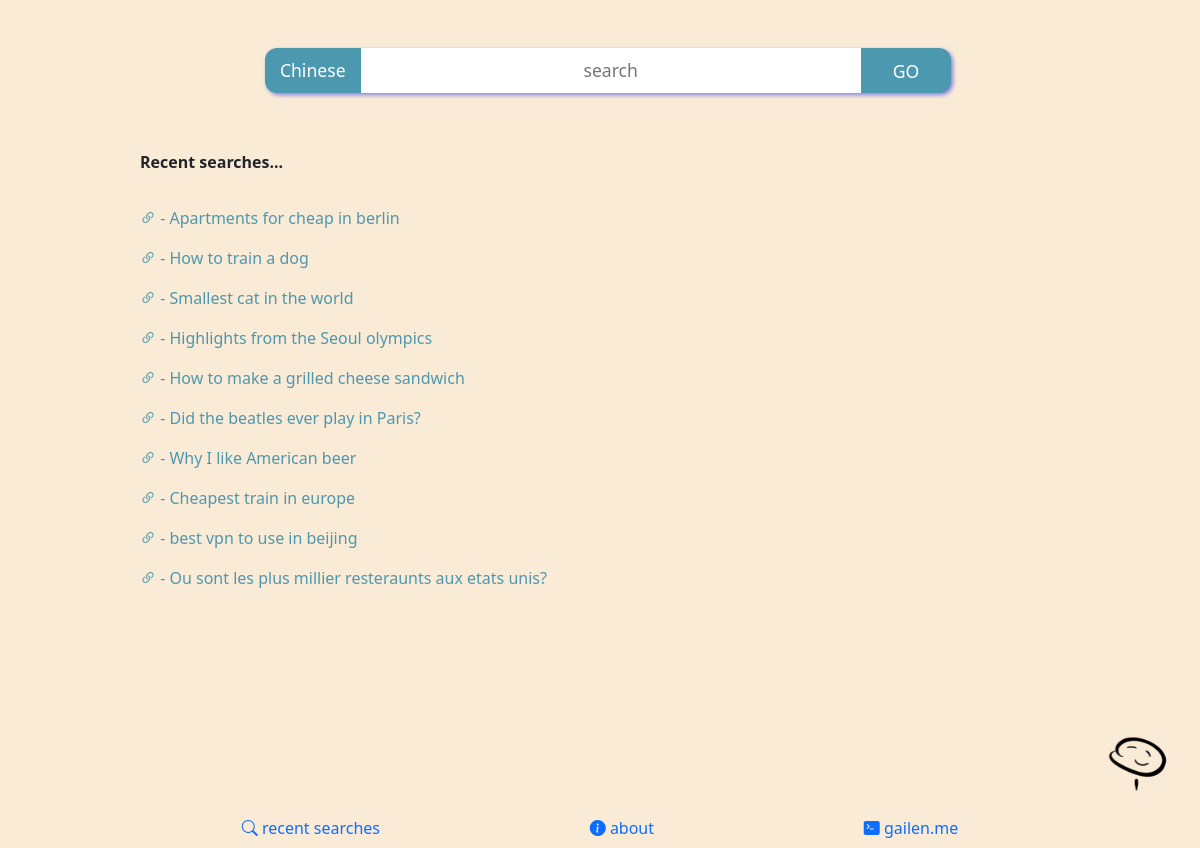
Page /recent on the committed database.
### tables this page shows
CREATE TABLE qlog (
	id INTEGER NOT NULL PRIMARY KEY AUTOINCREMENT,
	ip TEXT DEFAULT NA,
	string TEXT NOT NULL
, url TEXT);

### app.py (the view)
@app.route("/recent")
def recent():
    con = sql.connect('immer.db')
    con.row_factory = sql.Row
    cur = con.cursor()
    recents = con.execute('SELECT * FROM qlog LIMIT 10')
    return render_template("recent.html", recents = recents)

### templates/recent.html (shortened to what this page needs)
{% extends "immerlayout.html" %}
{% block main %}
<a href="/immer"><img src="static/images/immeri.png" class="immersml"></a>
<div class="resultsbar">
<form action="/result" method="post" class="">
<div class="search">
<div class="block">
<select required onchange="remember(this.selectedIndex);" id='lang' name="lang" class="select">
    <option value="zh-CN">Chinese</option>
</select>
</div>
<div class="block">
<input class="input" required id="qry" autocomplete="on" autofocus class="" name="input" type="text" placeholder="search" aria-label="Search">
</div>
<div class="block">
<button class="button" type="submit">GO</button>
</div>
</div>
</form>
</div>
</div>
    <table class="table table-hover table-responsive table-borderless" id="results">
        <thead>
            <th>
                <p class="scraps">Recent searches...</p>
            </th>
        </thead>
        {% for i in recents %}
        <tr class="p-0 align-middle">
            <td>
                <a href="{{ i['url'] }}"><i class='bi bi-link-45deg'></i> - {{ i['string']|safe }}</a>
            </td>
        </tr>
        {% endfor %}
    </table>
<div style="height: 100px;"></div>
{% endblock %}

### templates/immerlayout.html (shortened to what this page needs)
<!DOCTYPE html>
<html lang="en" class="notranslate" translate="no">
    <head>
    <link href="https://cdn.jsdelivr.net/npm/bootstrap@5.1.3/dist/css/bootstrap.min.css" rel="stylesheet">
    <link rel="stylesheet" href="https://cdn.jsdelivr.net/npm/bootstrap-icons@1.8.1/font/bootstrap-icons.css">
    <link href="/static/immer.css" rel="stylesheet">
    </head>
    <body>
<div class="container-fluid">
  <div class="fixed-bottom px-5" id="footer">
    <ul class="list-group list-group-horizontal justify-content-evenly">
      <li class="list-group-item p-0 border-0 bg-transparent">
      <a href="/recent" class="nav-link">
      <i class="bi bi-search" id="footicon"></i> <span id="footlink">recent searches</span></a>
      </li>
      <li class="list-group-item p-0 border-0 bg-transparent">
      <a href='#' data-bs-toggle="modal" data-bs-target="#aboutModal" class="nav-link">
      <i class="bi bi-info-circle-fill" id="footicon"></i> <span id="footlink">about</span></a>
      </li>
      <li class="list-group-item p-0 border-0 bg-transparent">
      <a href="http://gailen.me" class="nav-link">
      <i class="bi bi-terminal-fill" id="footicon"></i> <span id="footlink">gailen.me</span></a>
      </li>
      </ul>
</div>
<div class="container-fluid">
        <main>
            {% block main %}
            {% endblock %}
    </body>
</html>

### static/immer.css (style rules this page uses)
* { margin: 0; padding: 0; box-sizing: border-box; }
body { min-height: 100vh; max-width: 80vw; background-color: antiquewhite; margin: 0 auto; }
div#footer { background-color: antiquewhite; color: #4c98af; }
a { text-decoration: none; color: #4c98af; transition: color 400ms, filter 1s; }
form { width: 100%; flex: 1 0 auto; margin: 0 auto; padding-left: 1em; padding-top: 1px; }
.input { -webkit-appearance: none; -moz-appearance: none; -ms-appearance: none; -o-appearance: none; appearance: none; -webkit-tap-highlight-color: rgba(0,0,0,0); font-size: 1.1em; font-weight: normal; text-align: center; display: block; width: 500px; background: rgb(255, 255, 255); outline: none; border: none; padding: 0; height: 2.545455em; z-index: 1; position: relative; top: -1px; }
.select { -webkit-appearance: none; -moz-appearance: none; -ms-appearance: none; -o-appearance: none; appearance: none; -webkit-tap-highlight-color: rgba(0,0,0,0); font-size: 1.1em; font-weight: normal; text-align: center; display: block; width: auto; background: #4c98af; color: white; outline: none; border: none; padding: 8px; height: 2.545455em; z-index: 1; position: relative; top: -1px; border-end-start-radius: 12px; border-start-start-radius: 12px; cursor: pointer; transition: background-color 200ms; }
.button { font-size: 1.1em; background-color: #4c98af; border: none; border-end-end-radius: 12px; border-start-end-radius: 12px; color: white; padding: 10px 32px; text-align: center; text-decoration: none; outline: none; border: none; z-index: 1; position: relative; top: -1px; height: 2.545455em; transition: background-color 200ms; }
.search { display: flex; flex-direction: row; justify-content: center; }
.block { width: auto; }
div.search { filter: drop-shadow(2px 2px 2px #8080e5); transition: filter 300ms; }
.resultsbar { margin-top: 48px; margin-bottom: 48px; }
.immersml { width: 64px; transform: scaleX(-1); position: fixed; right: 30px; bottom: 55px; transition: width 300ms, opacity 300ms; }

### rows in the picture
qlog: string "Apartments for cheap in berlin"
qlog: string "How to train a dog"
qlog: string "Smallest cat in the world"
qlog: string "Highlights from the Seoul olympics"
qlog: string "How to make a grilled cheese sandwich"
qlog: string "Did the beatles ever play in Paris?"
qlog: string "Why I like American beer"
qlog: string "Cheapest train in europe"
qlog: string "best vpn to use in beijing"
qlog: string "Ou sont les plus millier resteraunts aux etats unis?"
